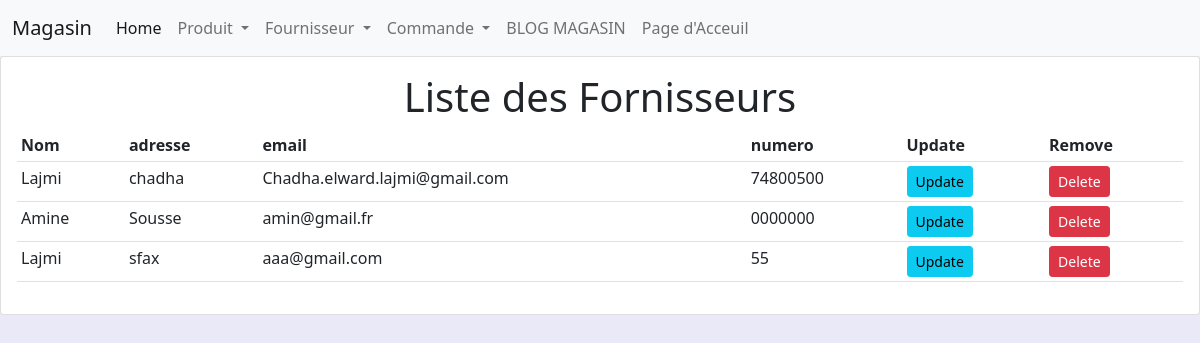
The page /magasin/list_Fournisseur/ on the database its author committed.
### magasin/models.py (models this page shows, shortened)
class Fournisseur(models.Model) :
    nom = models.CharField(max_length=100)
    adresse = models.TextField(null=True)
    email = models.EmailField(null=True)
    telephone = models.CharField(max_length=8)

### magasin/views.py (the view)
# urls.py: path('list_Fournisseur/', views.list_Fournisseur, name='Fournisseur'),
def list_Fournisseur(request):
    list=Fournisseur.objects.all()
    return render(request,'magasin/Fornisseur.html',{'list':list})

### magasin/templates/magasin/Fornisseur.html
{% extends 'magasin/base.html' %}
{% load static %}
{% block body %}
<div class="row">
	<div class="col-md">
		<div class="card card-body">
            <h1 style="text-align: center;">Liste des Fornisseurs</h1>
			<table class="table table-sm">
				<tr>
					<th>Nom</th>
					<th>adresse</th>
					<th>email</th>
					<th>numero</th>
					<th>Update</th>
					<th>Remove</th>
				</tr>
				{% for forn in list %}
				<tr>
					<td>{{forn.nom}}</td>
					<td>{{forn.adresse}}</td>
					<td>{{forn.email}}</td>
					<td>{{forn.telephone}}</td>
					<td><a class="btn btn-sm btn-info" href="{% url 'updatef' forn.id %}">Update</a></td>
					<td><a class="btn btn-sm btn-danger" href="{% url 'deletef' forn.id %}">Delete</a></td>
				</tr>
				{% endfor %}
			</table>
		</div>
	</div>
</div>
{% endblock %}

### magasin/static/base.css (style rules this page uses)
body { background-color: #e9e9f7 }

### rows shown on the page
Fournisseur: nom "Lajmi", adresse "chadha", email "Chadha.elward.lajmi@gmail.com", telephone "74800500"
Fournisseur: nom "Amine", adresse "Sousse", email "amin@gmail.fr", telephone "0000000"
Fournisseur: nom "Lajmi", adresse "sfax", email "aaa@gmail.com", telephone "55"
